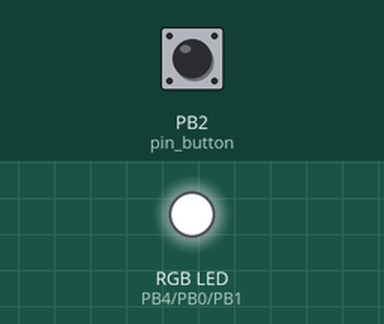
Bench run of a sketch on a simulated ATtiny85, built with avr-gcc and run on an emulated ATtiny85. Parts: an RGB LED mixed from three pins (HIGH = lit). The inputs (shaded band) are chosen by the test bench; at power-on: PB2 (pin_button) LOW. Dim RGB values are drawn brighter than linear.

Above: at 1.2 s.
1.3 s: PB2 (pin_button) pulled HIGH for 3.2 s
At 5.6 s:
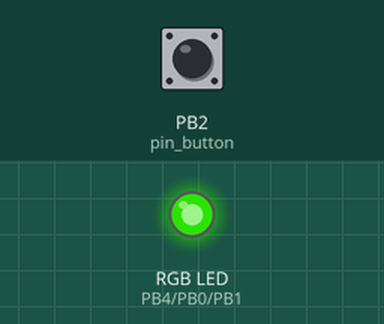
6.0 s: PB2 (pin_button) pulled HIGH for 0.15 s
At 7.2 s:
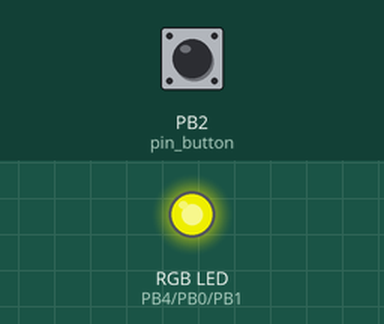
7.6 s: PB2 (pin_button) pulled HIGH for 1 s
At 9.0 s:
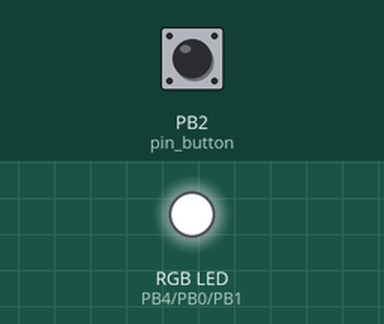
10.1 s: PB2 (pin_button) driven HIGH
At 10.8 s:
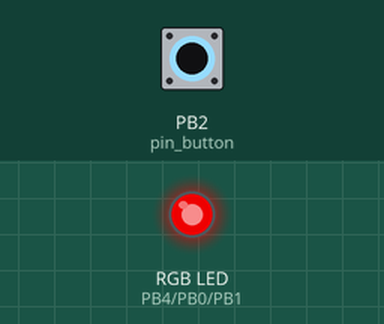
13.1 s: PB2 (pin_button) driven LOW
At 13.9 s:
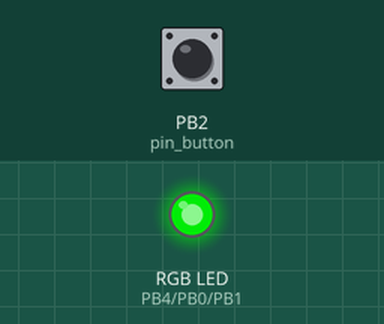
14.6 s: PB2 (pin_button) driven HIGH
At 15.0 s:
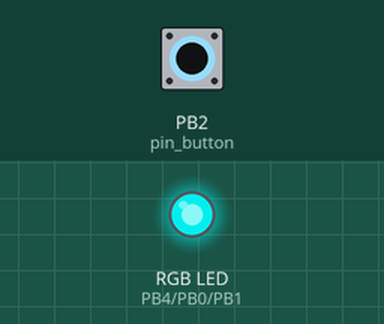
Timing chart, 0 to 25.2 s (numbered marks = the images above; inputs shaded):
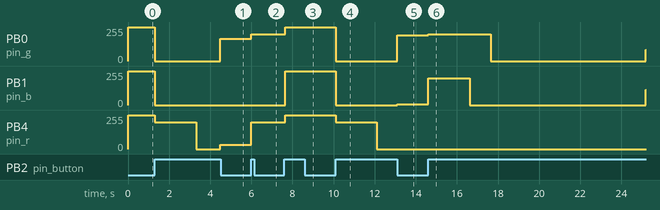

The sketch:

RGB_LED_Circuit_V2.ino
```cpp
/*

   VERSION 2
    - Makes use of a 2D array to store and iterate through colour values
    - 2D array is initialised with brightness variables to easily alter brightness
    - Colour cycle effect redesigned to remove unusual glitchy behaviour

 ************************************************************************

   Code file for an RGB LED torch, made using the atTiny85 microcontroller.
   Press button to switch between preset light colours.
   Hold button to smoothly cycle through the colour spectrum.

*/

// Input pin for push button
const int pin_button = 2;

// PWM output pins for the RGB LED
const int pin_r = 4;
const int pin_g = 0;
const int pin_b = 1;

// Maximum brightness for white light
const int w_brightness = 255;

// Maximum brightness for colour light
const int c_brightness = 200;

// Time required to pass before colour cycle begins
const int hold_time = 2;

// Delay interval for speed of colour cycle effect
const int cycle_interval = 5;

// Delay buffer to smooth out button press detection
const int press_buffer = 100;

// Two dimensional array containing preset colour values
const int colours[][3] =
{
  {w_brightness, w_brightness, w_brightness}, // 0 WHITE
  {c_brightness, 0, 0},                       // 1 RED
  {c_brightness, 0, c_brightness},            // 2 PURPLE
  {0, 0, c_brightness},                       // 3 BLUE
  {0, c_brightness, c_brightness},            // 4 TURQUOISE
  {0, c_brightness, 0},                       // 5 GREEN
  {c_brightness, c_brightness, 0},            // 6 YELLOW
};

// The array indexing value
int current_colour = 0;

// Button state detection flags - down and up
bool button_d = LOW;
bool button_u = LOW;

// Variables to count in seconds without using delay
unsigned long current_ms = 0;
unsigned long previous_ms = 0;
int second_counter = 0;

// Variables to store RGB values
int rv = 0;
int gv = 0;
int bv = 0;

// Run once at device start
void setup()
{
  // Set button pin to input
  pinMode(pin_button, INPUT);

  // Set RGB LED pins to outputs
  pinMode(pin_r, OUTPUT);
  pinMode(pin_g, OUTPUT);
  pinMode(pin_b, OUTPUT);

  // Set the RGB LED to bright white
  SetColour(colours[0]);
}

// runs on repeat
void loop()
{
  // Set button down flag to HIGH when button is pressed
  button_d = digitalRead(pin_button);

  // Start counting in milliseconds
  current_ms = millis();

  // If the button has been pressed
  if (button_d == HIGH)
  {
    // If a thousand milliseconds has passed
    if (current_ms - previous_ms >= 1000)
    {
      // Add a second to the second counter
      previous_ms = current_ms;
      second_counter++;
    }

    // If the hold time amount of seconds has passed
    if (second_counter >= hold_time)
    {
      // Start the colour cycle effect
      CycleColours();
    }

    // If the button has not been released yet
    if (button_u == HIGH)
    {
      // Set the button up flag to LOW
      button_u = LOW;

      // Change to the next colour in the array
      NextColour();

      // Delay for smoothness
      delay(press_buffer);
    }
  }
  else
  {
    // Button has been released, set button up flag as HIGH
    button_u = HIGH;

    // Reset the second counter
    second_counter = 0;

    // Delay for smoothness
    delay(press_buffer);
  }
}

// Change RGB LED to next colour in array when called
void NextColour()
{
  // Increase colour index value
  current_colour++;

  // If at the end of the array
  if (current_colour == sizeof(colours) / sizeof(colours[0]))
  {
    // Reset index value
    current_colour = 0;
  }

  // Set colour storage values to values in 2D array
  rv = colours[current_colour][0];
  gv = colours[current_colour][1];
  bv = colours[current_colour][2];

  // Set the colour of the RGB LED
  SetColour(colours[current_colour]);
}

// Smoothly cycle through the colour values
void CycleColours()
{
  // Do the correct course of action depending on the current colour
  switch (current_colour)
  {
    // 0: LED is Bright white, quickly transition to red
    case 0:
      gv -= 5;
      bv -= 5;

      if (rv != 100)
      {
        rv--;
      }
      if (gv == 0)
      {
        current_colour = 1;
      }
      break;

    // 1: LED is red or purple, transition to blue
    case 1:
      bv++;
    case 2:
      rv--;

      if (rv == 0)
      {
        current_colour = 3;
      }
      break;

    // 3: LED is blue or turquoise, transition to green
    case 3:
      gv++;
    case 4:
      bv--;

      if (bv == 0)
      {
        current_colour = 5;
      }
      break;

    // 5: LED is green or yellow, transition to red
    case 5:
      rv++;
    case 6:
      gv--;

      if (gv == 0)
      {
        current_colour = 1;
      }
      break;
  }

  // Set the colour of the RGB LED
  int c[] = {rv, gv, bv};
  SetColour(c);

  // Delay based on cycle interval
  delay(cycle_interval);
}

// Analog write RGB values to the pins when called
void SetColour(int values[])
{
  analogWrite(pin_r, values[0]);
  analogWrite(pin_g, values[1]);
  analogWrite(pin_b, values[2]);
}
```

Measured:
- after the input at 1.3 s, PB0 (pin_g): 255/255 → 0/255 at once, → 168/255 3.2 s later; PB1 (pin_b): 255/255 → 0/255 at once; PB4 (pin_r): 255/255 → 200/255 at once, → 0/255 2.0 s later, → 32/255 1.2 s later
- after the input at 6.0 s, PB0 (pin_g): 168/255 → 200/255 at once; PB4 (pin_r): 32/255 → 200/255 at once
- after the input at 7.6 s, PB0 (pin_g), PB4 (pin_r): 200/255 → 255/255 after 0.05 s; PB1 (pin_b): 0/255 → 255/255 after 0.05 s
- after the input at 10.1 s, PB0 (pin_g): 255/255 → 0/255 at once, → 194/255 3.0 s later; PB1 (pin_b): 255/255 → 0/255 at once, → 6/255 3.0 s later; PB4 (pin_r): 255/255 → 200/255 at once, → 0/255 2.0 s later
- after the input at 13.1 s, PB0 (pin_g): stays 194/255 (without the input it goes to 0/255 after 1.0 s); PB1 (pin_b): stays 6/255 (without the input it goes to 0/255 after 0.03 s); PB4 (pin_r): stays 0/255 (without the input it goes to 112/255 after 1.5 s)
- after the input at 14.6 s, PB0 (pin_g): 194/255 → 200/255 at once, → 0/255 3.0 s later, → 84/255 7.6 s later; PB1 (pin_b): 6/255 → 200/255 at once, → 0/255 2.0 s later, → 116/255 8.6 s later
